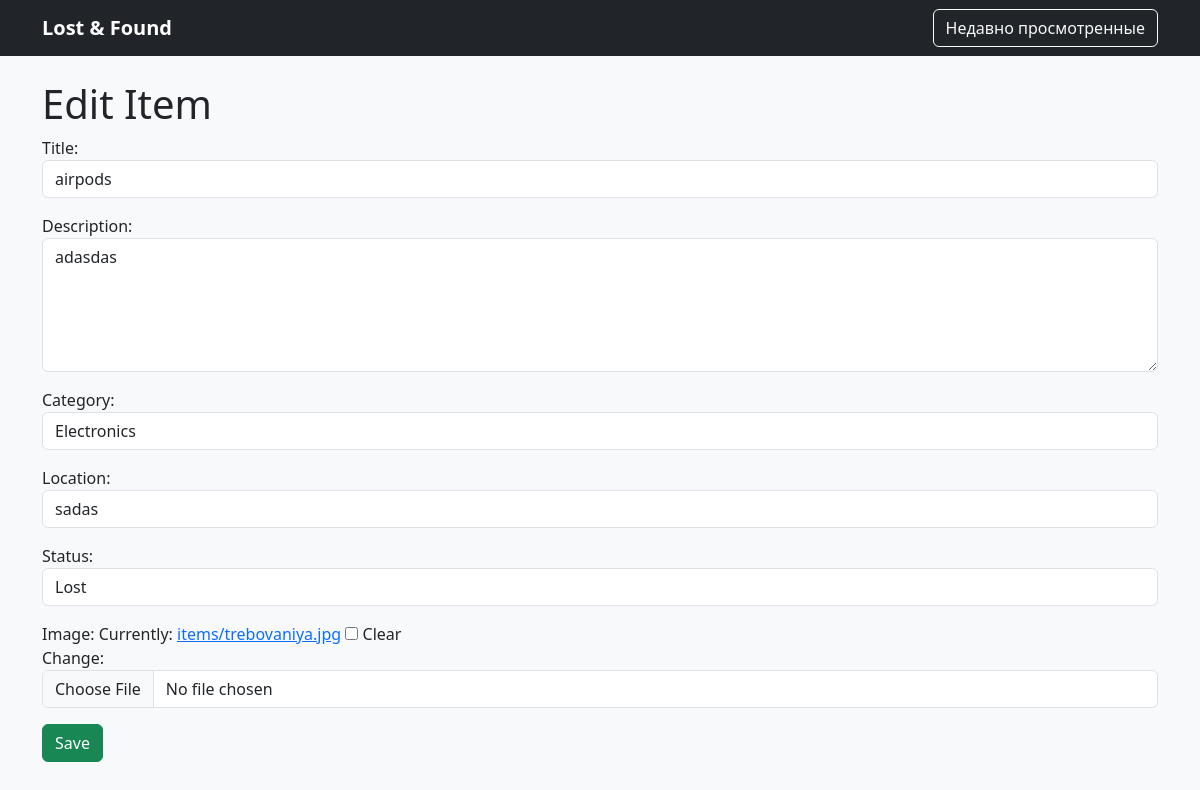
The app's page /items/3/edit/ (signed in) with its own data.
### lost_and_found_app/models.py (models this page shows, shortened)
class Item(models.Model):
    STATUS_CHOICES = [
        ('lost', 'Lost'),
        ('found', 'Found'),
    ]
    title = models.CharField(max_length=200)
    description = models.TextField()
    category = models.ForeignKey(Category, on_delete=models.CASCADE)
    location = models.CharField(max_length=255)
    status = models.CharField(max_length=5, choices=STATUS_CHOICES)
    date_posted = models.DateTimeField(auto_now_add=True)
    user = models.ForeignKey(User, on_delete=models.CASCADE)
    is_approved = models.BooleanField(default=False)
    image = models.ImageField(upload_to='items/', blank=True, null=True)  # Новое поле

### lost_and_found_app/views.py (the view)
# urls.py: path('items/<int:item_id>/edit/', item_update, name='item_update'),
@login_required
def item_update(request, item_id):
    item = get_object_or_404(Item, id=item_id)
    if request.method == 'POST':
        form = ItemForm(request.POST, request.FILES, instance=item)
        if form.is_valid():
            form.save()
            return redirect('item_list')
    else:
        form = ItemForm(instance=item)
    return render(request, 'item_form.html', {'form': form})

### lost_and_found_app/forms.py (shortened to what this page needs)
class ItemForm(forms.ModelForm):
    class Meta:
        model = Item
        fields = ['title', 'description', 'category', 'location', 'status', 'image']
        widgets = {
            'title': forms.TextInput(attrs={
                'class': 'form-control',
                'placeholder': 'Enter title'
            }),
            'description': forms.Textarea(attrs={
                'class': 'form-control',
                'rows': 5,
                'placeholder': 'Enter description'
            }),
            'category': forms.Select(attrs={'class': 'form-control'}),
            'location': forms.TextInput(attrs={
                'class': 'form-control',
                'placeholder': 'Enter location'
            }),
            'status': forms.Select(attrs={'class': 'form-control'}),
            'image': forms.ClearableFileInput(attrs={'class': 'form-control'}),
        }
        error_messages = {
            'title': {
                'required': "Title is required.",
                'max_length': "Title is too long."
            },
            'description': {
                'required': "Please provide a description."
            }
        }

### lost_and_found_app/models.py (called while the page is built)
    def __str__(self):
        return self.name

### lost_and_found_app/templates/item_form.html (shortened to what this page needs)
{% extends 'base.html' %}
{% block content %}
<h1>{% if form.instance.pk %}Edit{% else %}Create{% endif %} Item</h1>
<form method="post" enctype="multipart/form-data">
    {{ form.as_p }}
    <button type="submit" class="btn btn-success">Save</button>
</form>
{% endblock %}

### static/css/styles.css (style rules this page uses)
body { background-color: #f8f9fa; }

### records on screen
Item: title "airpods", description "adasdas", category "Electronics", location "sadas", status "Lost"
